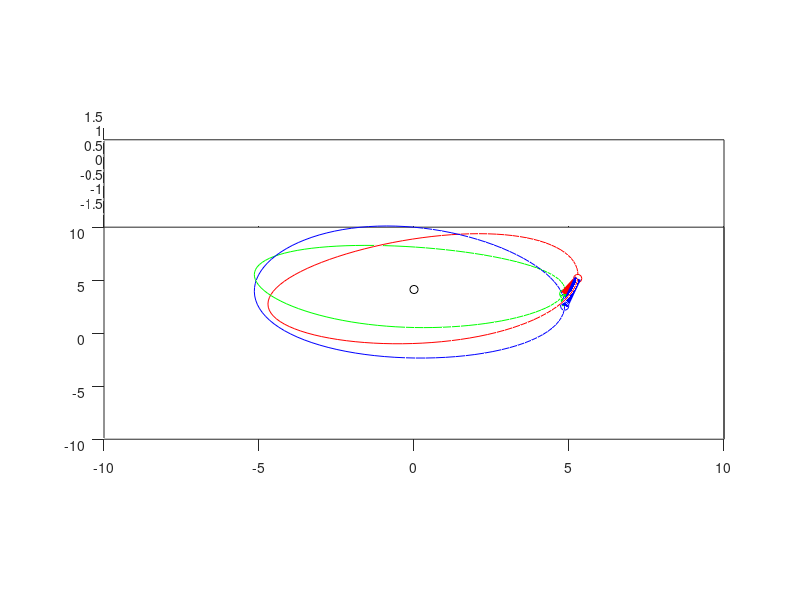

Source code (MATLAB):
%This file generate the animation of LISA orbits

%These four parameters below can be modified:
n=100;          %number of points
m=2;            %number of loops 
Distance=5;     %149597870700;%;%separation between sun and and center of 3 satellites(earth)
Length=1;       %5*10^9;%arm length
% alpha=234;    %azimuthal angle of GWha
% delta=456;    %polar angle of GW

T=1;            %period: 1 year 
w=2*pi/T;       %angular frequency of the orbit
t=0:T/n:T-T/n;      %get the unit vector with respect to t in SSB frame:

Dvec=cell(length(t),1);%cell that contains unit column vectors from sun to centroid of 3 satellites(earth) of different time
C=cell(length(t),1);   %rotation tensors of different time
U=cell(length(t),3);   %locations of satellites in the SSB frame
Z=cell(length(t),3);   %What we want to plot
z1=ones(length(t),3);
z2=ones(length(t),3);
z3=ones(length(t),3);
% T=cell(length(t),3);
% n=[cos(delta).*cos(alpha),cos(delta).*sin(alpha),sin(delta)];%derection of source


%initial positions of three satellites here(unit vector):
V1=[1,0,0]';
V2=[-1/2,sqrt(3)/2,0]';
V3=[-1/2,-sqrt(3)/2,0]';

R2=[cos(pi/3) 0 sin(pi/3);0 1 0;-sin(pi/3) 0 cos(pi/3)];
for i=1:length(t)
R1=[cos(w.*t(i)) -sin(w.*t(i)) 0;sin(w.*t(i)) cos(w.*t(i)) 0; 0 0 1];
R=R1'*R2'*R1;
C{i,1}=R;
% T{i,1}=R1*V1;
% T{i,2}=R1*V2;
% T{i,3}=R1*V3;
U{i,1}=R*V1;
U{i,2}=R*V2;
U{i,3}=R*V3;
Dvec{i,1}=Distance*[cos(w.*t(i)) sin(w.*t(i)) 0]';%row vectors
  for j=1:3   
      Z{i,j}=Dvec{i,1}+Length/sqrt(3)*U{i,j};%row vectors
  end
z1(i,1:3)=Z{i,1}';
z2(i,1:3)=Z{i,2}';
z3(i,1:3)=Z{i,3}';
end

%M = moviein(m*n); 

% figure;
% plot(sqrt(z1(:,1).^2+z1(:,2).^2+z1(:,3).^2))
% pause

figure;
set(gcf,'Position',get(0,'ScreenSize'))

for j=1:m
for i=1:length(t)

clf
view(0,20)      %change the angle of ciew here
axis([-10 10 -10 10 -1.5,1.5])

hold on
%grid on
box on
axis equal
plot3(0,0,0,'ok')
plot3(z1(:,1),z1(:,2),z1(:,3),'r')
plot3(z2(:,1),z2(:,2),z2(:,3),'g')
plot3(z3(:,1),z3(:,2),z3(:,3),'b')
plot3(z1(i,1),z1(i,2),z1(i,3),'or')
plot3(z2(i,1),z2(i,2),z2(i,3),'og')
plot3(z3(i,1),z3(i,2),z3(i,3),'ob')
line([z1(i,1),z2(i,1)],[z1(i,2),z2(i,2)],[z1(i,3),z2(i,3)],'Color','r','LineWidth',5);
line([z2(i,1),z3(i,1)],[z2(i,2),z3(i,2)],[z2(i,3),z3(i,3)],'Color','g','LineWidth',5);
line([z3(i,1),z1(i,1)],[z3(i,2),z1(i,2)],[z3(i,3),z1(i,3)],'Color','b','LineWidth',5);
pause(0.025); 
 %M(i)=getframe;
end
end